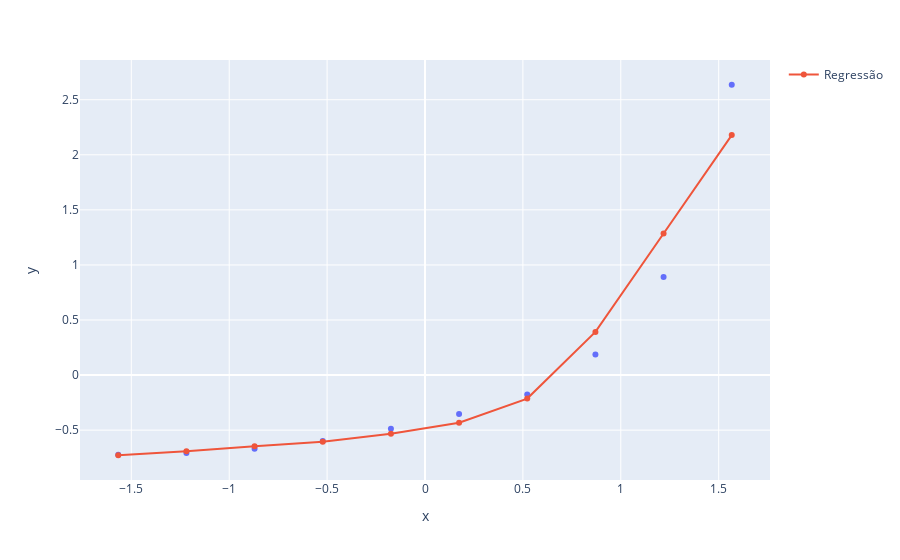

The code cell stored with this chart in its notebook:
### Code cell
grafico2 = px.scatter(x=x_plano_saude2_scarle.ravel(),
                      y=y_plano_saude2_scarle.ravel())
grafico2 . add_scatter(x=x_plano_saude2_scarle.ravel(
), y=regressor_neural_saude.predict(x_plano_saude2_scarle), name='Regressão')
grafico2.show()

### Figure 1 — Plotly figure (JSON) as saved in the notebook; plotly's stock layout.template omitted (floating-point values rounded to 4 significant figures)
{"data": [{"hovertemplate": "x=%{x}<br>y=%{y}<extra></extra>", "legendgroup": "", "marker": {"color": "#636efa", "symbol": "circle"}, "mode": "markers", "name": "", "orientation": "v", "showlegend": false, "type": "scatter", "x": [-1.567, -1.219, -0.8704, -0.5222, -0.1741, 0.1741, 0.5222, 0.8704, 1.219, 1.567], "xaxis": "x", "y": [-0.724, -0.7066, -0.6682, -0.5984, -0.4867, -0.3542, -0.1762, 0.1867, 0.8915, 2.636], "yaxis": "y"}, {"name": "Regressão", "type": "scatter", "x": [-1.567, -1.219, -0.8704, -0.5222, -0.1741, 0.1741, 0.5222, 0.8704, 1.219, 1.567], "y": [-0.7281, -0.691, -0.6468, -0.6049, -0.5333, -0.4325, -0.2134, 0.3921, 1.285, 2.179]}], "layout": {"legend": {"tracegroupgap": 0}, "margin": {"t": 60}, "xaxis": {"anchor": "y", "domain": [0, 1], "title": {"text": "x"}}, "yaxis": {"anchor": "x", "domain": [0, 1], "title": {"text": "y"}}}}
